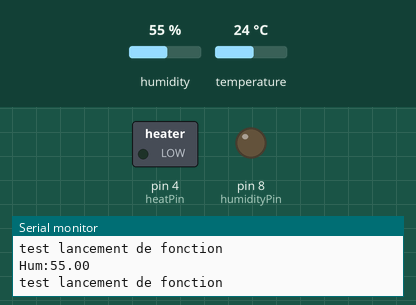
Recording of a sketch running on a simulated Arduino Uno, built with avr-gcc and run on an emulated ATmega328P. Parts: switched loads named in the sketch (green lamp = pin HIGH), output pins drawn as LEDs (lit = HIGH), the last lines printed to the serial monitor. Inputs (shaded band) come from the test bench; at power-on: humidity 55 %, temperature 24 °C.

Above: at 3.8 s.
3.9 s: humidity set to 25 %
7.8 s: humidity set to 22 %
At 9.4 s:
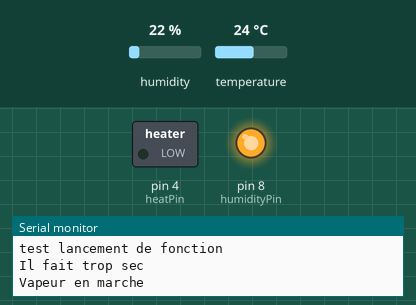
Timing chart, 0 to 10.9 s (numbered marks = the images above; inputs shaded):
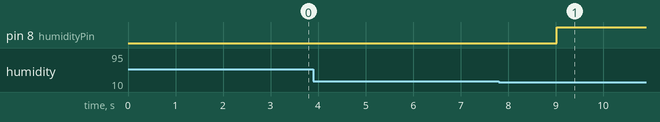

The sketch:

fonction_humidification_2.1.ino
```cpp
#include <DHT.h>

// définition capteur DHT et pin
#define DHTTYPE DHT22
#define DHTPIN 2


//Création Objet Capteur
DHT dht(DHTPIN, DHTTYPE);

//Attribution pins des relais
int heatPin = 4;
int humidityPin = 8;

//définition de l'humidité cible/haute/moyenne
float humiCibleHigh=28;
float humiCibleLow=24;
float humiCibleMoy=26;

void setup() {
 pinMode(heatPin, OUTPUT);
 pinMode(humidityPin, OUTPUT);
 Serial.begin(9600);
 dht.begin();
}


void loop() {
// Recupération des données capteur
  float humidity = dht.readHumidity();
  float temperature = dht.readTemperature();

// gestion erreur de lecture
  if(isnan(humidity) || isnan(temperature)){
    Serial.println("Erreur de lecture du capteur DHT");
    return;
  }

//Affichage des données capteur
  Serial.print("Hum:");
  Serial.println(humidity);

  humiManagement(humidity);

  delay(3000);
}


//Fonction Allumage de l'humidificateur
void humiManagement(float humidity){
  Serial.println("test lancement de fonction");

//Si l'humidité mesuree est plus basse que la cible basse et que l'humidificateur est à l'arret -> Allume le
  if(humidity < humiCibleLow && digitalRead(humidityPin) == LOW){
    digitalWrite(humidityPin, HIGH);
    Serial.println("Il fait trop sec");
    Serial.println("Vapeur en marche");

//Si l'humidité est plus haute que la cible moyenne et que l'humidificateur est allumé -> Eteins le
  } else if (humidity > humiCibleMoy && digitalRead(humidityPin) == HIGH){
    digitalWrite(humidityPin, LOW);
    Serial.println("Il va faire trop humide");
    Serial.println("Vapeur à l'arret");
  }
}
```

Measured:
- the behaviour switches between 24 and 23 % on humidity (found by bisection; images 0 and 1)
- after the input at 7.8 s, pin 8 (humidityPin): LOW → HIGH after 1.2 s
